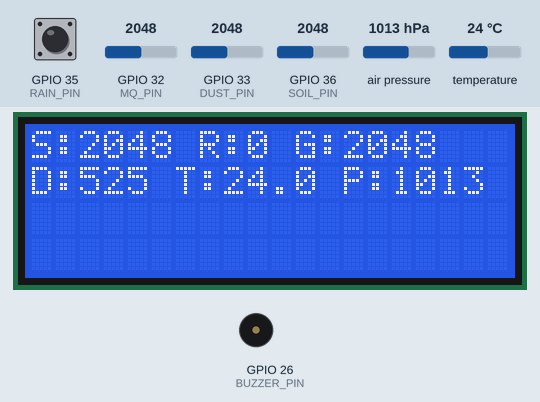
Simulated run of this sketch. Board: ESP32. Parts: 20×4 character LCD, buzzer (waves = sounding, pin HIGH). The inputs (shaded band) are chosen by the test bench; at power-on: GPIO 32 (MQ_PIN) = 2048, air pressure 1013 hPa, GPIO 33 (DUST_PIN) = 2048, GPIO 36 (SOIL_PIN) = 2048, GPIO 35 (RAIN_PIN) HIGH, temperature 24 °C. WiFi joins after 1.5 s; servers stay silent unless stated; what the sketch prints to the serial monitor is not drawn.

Above: at 4.4 s.
4.5 s: GPIO 32 (MQ_PIN) set to 2448
At 6.3 s:
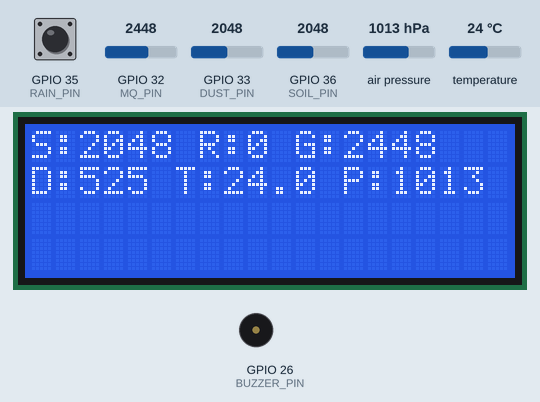
10.3 s: GPIO 32 (MQ_PIN) set to 2564
At 13.2 s:
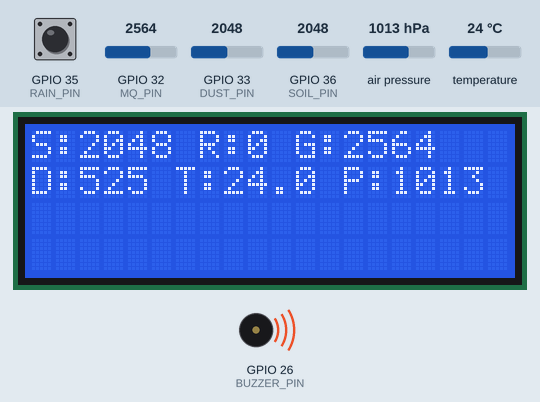
16.1 s: air pressure set to 952 hPa
At 19.0 s:
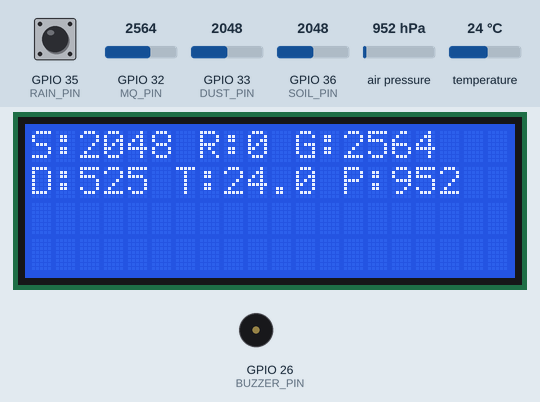
21.3 s: GPIO 33 (DUST_PIN) set to 2540
At 23.1 s:
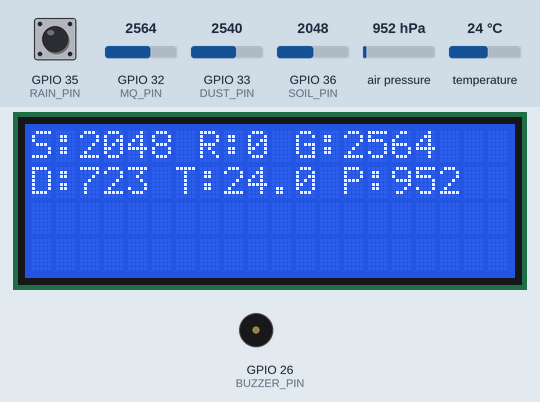
23.4 s: GPIO 36 (SOIL_PIN) set to 2540
At 24.7 s:
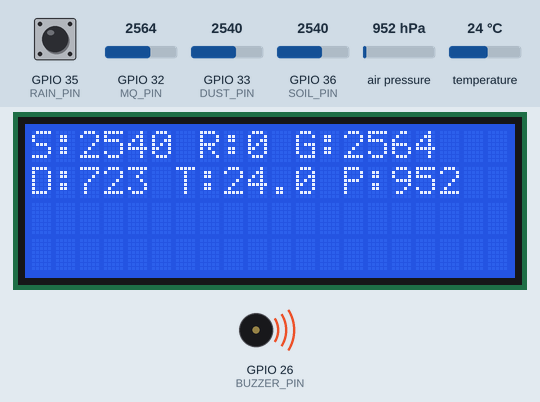
25.4 s: GPIO 35 (RAIN_PIN) pulled LOW for 1 s
At 26.2 s:
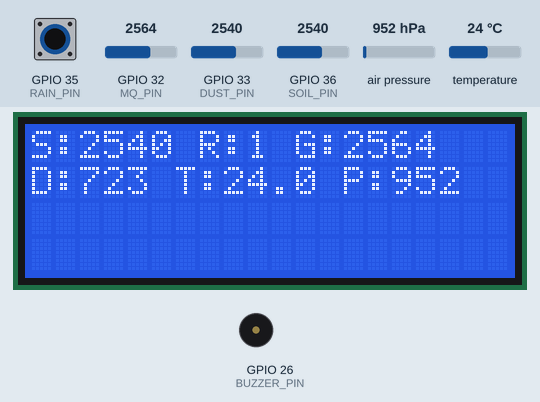
Timing chart, 0 to 75.4 s (numbered marks = the images above; inputs shaded):
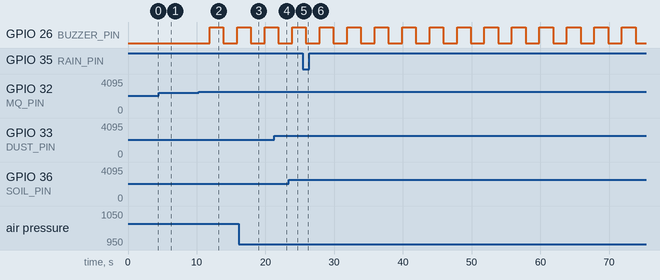

The sketch:

Weather_monitoring_system.ino
```cpp
#define BLYNK_TEMPLATE_ID "xxxxxxxxxxxxxxxxxxxxxxxxxx"
#define BLYNK_TEMPLATE_NAME "Water monitoring system"
#define BLYNK_AUTH_TOKEN "xxxxxxxxxxxxxxxxxxxxxxxxxxx"

#include <Wire.h>
#include <WiFi.h>
#include <BlynkSimpleEsp32.h>
#include <LiquidCrystal_I2C.h>
#include <Adafruit_BMP280.h>
#include <Adafruit_Sensor.h>

// ======= Wi-Fi =======
char ssid[] = "Ghost";
char pass[] = "111222333";

// ======= Pins =======
LiquidCrystal_I2C lcd(0x27, 20, 4); // change to 0x3F if needed
Adafruit_BMP280 bmp;
bool bmpOK = false;

const int BUZZER_PIN = 26;
const int SOIL_PIN   = 36;
const int RAIN_PIN   = 35;
const int MQ_PIN     = 32;
const int DUST_PIN   = 33;

// ======= Blynk Timer =======
BlynkTimer timer;

// ======= Buzzer variables =======
unsigned long buzzerStartTime = 0;
bool buzzerOn = false;

// ======= I2C scan =======
void scanI2C() {
  Serial.println("I2C scan:");
  int nDevices = 0;
  for (uint8_t addr = 1; addr < 127; addr++) {
    Wire.beginTransmission(addr);
    if (Wire.endTransmission() == 0) {
      Serial.print(" I2C device found at 0x");
      if (addr < 16) Serial.print("0");
      Serial.println(addr, HEX);
      nDevices++;
    }
  }
  if (nDevices == 0) Serial.println(" No I2C devices found");
  else {
    Serial.print(" Devices found: ");
    Serial.println(nDevices);
  }
}

// ======= Buzzer =======
void checkBuzzer(int gasValue, int rainValue) {
  if ((gasValue > 2500 || rainValue == LOW) && !buzzerOn) {
    digitalWrite(BUZZER_PIN, HIGH);
    buzzerOn = true;
    buzzerStartTime = millis();
  }
  if (buzzerOn && (millis() - buzzerStartTime >= 1000)) {
    digitalWrite(BUZZER_PIN, LOW);
    buzzerOn = false;
  }
}

// ======= Read Sensors and Update LCD =======
void readAndPublish() {
  int soilValue = analogRead(SOIL_PIN);
  int rainValue = digitalRead(RAIN_PIN); // LOW = rain
  int gasValue  = analogRead(MQ_PIN);
  int dustADC   = analogRead(DUST_PIN);

  float dustVoltage = (dustADC / 4095.0f) * 3.3f;
  float dustDensity = (dustVoltage - 0.6f) * 500.0f;
  if (dustDensity < 0) dustDensity = 0;

  float tempC = 0.0f;
  float pres_hPa = 0.0f;
  if (bmpOK) {
    tempC = bmp.readTemperature();
    pres_hPa = bmp.readPressure() / 100.0f;
  }

  checkBuzzer(gasValue, rainValue);

  lcd.clear();
  delay(5);

  lcd.setCursor(0, 0);
  lcd.print("S:");
  lcd.print(soilValue);
  lcd.print(" R:");
  lcd.print((rainValue==LOW)?1:0);
  lcd.print(" G:");
  lcd.print(gasValue);

  lcd.setCursor(0, 1);
  lcd.print("D:");
  lcd.print((int)dustDensity);
  lcd.print(" T:");
  lcd.print(tempC, 1);
  lcd.print(" P:");
  lcd.print((int)pres_hPa);

  lcd.setCursor(0,2);
  lcd.print("                    "); // clear line
  lcd.setCursor(0,3);
  lcd.print("                    "); // clear line

  Serial.print("Soil:"); Serial.print(soilValue);
  Serial.print(" Rain:"); Serial.print((rainValue==LOW)?1:0);
  Serial.print(" Gas:"); Serial.print(gasValue);
  Serial.print(" Dust:"); Serial.print((int)dustDensity);
  Serial.print(" Temp:"); Serial.print(tempC,1);
  Serial.print("C Press:"); Serial.println(pres_hPa,1);

  Blynk.virtualWrite(V0, soilValue);
  Blynk.virtualWrite(V1, (rainValue==LOW)?1:0);
  Blynk.virtualWrite(V2, gasValue);
  Blynk.virtualWrite(V3, dustDensity);
  Blynk.virtualWrite(V4, tempC);
  Blynk.virtualWrite(V5, pres_hPa);
}

void setup() {
  Serial.begin(115200);
  delay(200);
  Serial.println("=== Weather Monitoring System (BMP280) ===");

  Wire.begin(21,22);

  pinMode(BUZZER_PIN, OUTPUT);
  digitalWrite(BUZZER_PIN, LOW);
  pinMode(RAIN_PIN, INPUT_PULLUP);

  lcd.init();
  delay(50);
  lcd.backlight();
  lcd.clear();
  delay(10);
  lcd.setCursor(0,0);
  lcd.print("Starting...");

  scanI2C();

  bmpOK = false;
  if (bmp.begin(0x76) || bmp.begin(0x77)) bmpOK = true;

  lcd.setCursor(0,1);
  if (bmpOK) lcd.print("BMP280 OK     ");
  else lcd.print("BMP NOT FOUND ");

  // WiFi connect (LCD-এ দেখাবো না)
  WiFi.begin(ssid, pass);
  int wifiTry = 0;
  while (WiFi.status() != WL_CONNECTED && wifiTry < 30) {
    delay(500);
    Serial.print(".");
    wifiTry++;
  }
  Serial.println();
  if (WiFi.status() == WL_CONNECTED) Serial.println("WiFi connected!");
  else Serial.println("WiFi failed");

  // Timer
  timer.setInterval(2000L, readAndPublish);

  // সেন্সর মান দেখাও আগে
  delay(200);
  readAndPublish();
  delay(200);

  // Blynk connect (LCD-এ দেখাবো না)
  Serial.println("Connecting to Blynk...");
  Blynk.begin(BLYNK_AUTH_TOKEN, ssid, pass);
  Serial.println("Blynk init done");
}

void loop() {
  Blynk.run();
  timer.run();
}
```

Measured:
- the behaviour switches between 2500 and 2501 on GPIO 32 (MQ_PIN) (found by bisection; images 1 and 2)
- after the input at 4.5 s, the display: first differs from a run without the input after 1.4 s (image 1)
- after the input at 10.3 s, GPIO 26 (BUZZER_PIN): LOW → HIGH after 1.6 s, → LOW 2.0 s later, → HIGH 2.0 s later; the display: first differs from a run without the input after 1.6 s (image 2)
- after the input at 16.1 s, the display: first differs from a run without the input after 1.8 s (image 3)
- after the input at 21.3 s, the display: first differs from a run without the input after 0.61 s (image 4)
- after the input at 23.4 s, the display: first differs from a run without the input after 0.51 s (image 5)
- after the input at 25.4 s, the display: first differs from a run without the input after 0.51 s (image 6)
